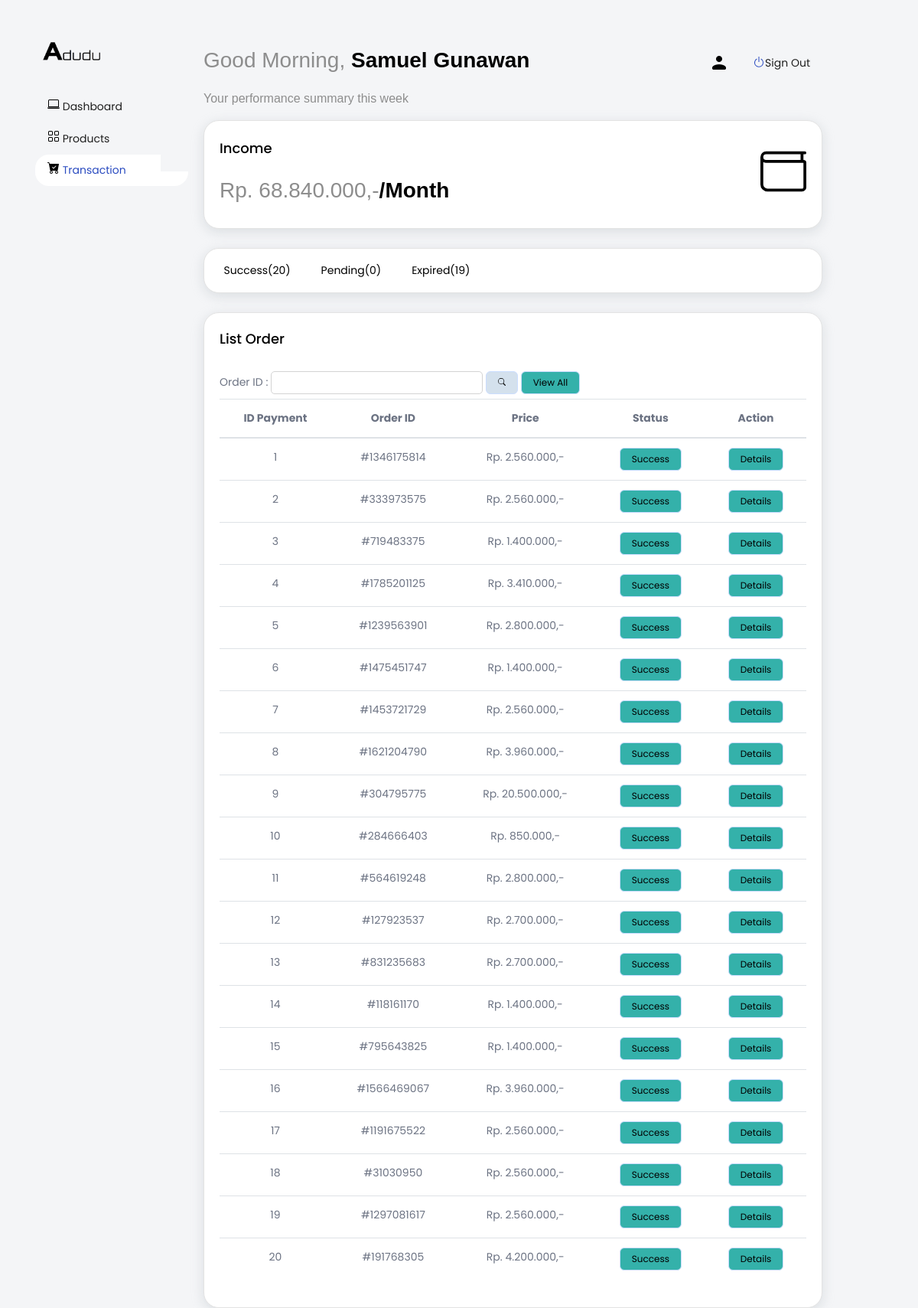
The app's page /admin/orders.php (signed in) with its own data.
### tables this page shows
CREATE TABLE `users` (
  `id_user` int(16) NOT NULL,
  `username` varchar(100) NOT NULL,
  `email` varchar(100) NOT NULL,
  `nama` varchar(100) NOT NULL,
  `tanggal_lahir` date NOT NULL,
  `password` varchar(100) NOT NULL,
  `roles` varchar(100) NOT NULL,
  `first_name` varchar(255) NOT NULL,
  `last_name` varchar(255) NOT NULL
);

CREATE TABLE `payment` (
  `id` int(11) NOT NULL,
  `status_code` varchar(3) NOT NULL,
  `status_message` varchar(50) NOT NULL,
  `transaction_id` varchar(100) NOT NULL,
  `order_id` varchar(10) NOT NULL,
  `gross_amount` decimal(20,2) NOT NULL,
  `payment_type` varchar(40) NOT NULL,
  `transaction_time` datetime NOT NULL,
  `transaction_status` varchar(40) NOT NULL,
  `bank` varchar(40) NOT NULL,
  `va_number` varchar(40) NOT NULL,
  `fraud_status` varchar(40) NOT NULL,
  `pdf_url` varchar(200) NOT NULL,
  `finish_redirect_url` varchar(200) NOT NULL,
  `bill_key` varchar(20) NOT NULL,
  `biller_code` varchar(5) NOT NULL
);

### admin/orders.php (the view, shortened to what this page needs)
<?php
require_once("../controller/connection.php");
if (!isset($_SESSION['active'])) {
    header('Location: ../index.php');
} else {
    $id_user = $_SESSION['active'];
    $stmt = $conn->prepare("SELECT * FROM users WHERE id_user=$id_user");
    $stmt->execute();
    $admin = $stmt->get_result()->fetch_assoc();
}
$stmt = $conn->prepare("SELECT * FROM payment where transaction_status = 'settlement'");
$stmt->execute();
$payment_success = $stmt->get_result()->fetch_all(MYSQLI_ASSOC);
$stmt = $conn->prepare("SELECT * FROM payment where transaction_status = 'pending'");
$stmt->execute();
$payment_pending = $stmt->get_result()->fetch_all(MYSQLI_ASSOC);
$stmt = $conn->prepare("SELECT * FROM payment where transaction_status = 'expire'");
$stmt->execute();
$payment_expire = $stmt->get_result()->fetch_all(MYSQLI_ASSOC);
$stmt = $conn->prepare("SELECT sum(gross_amount) as 'total' FROM payment where transaction_status = 'settlement'");
$stmt->execute();
$amount_total = $stmt->get_result()->fetch_assoc();
?>
<!DOCTYPE html>
<html lang="en">
<head>
    <?php require_once("./section/connection_head.php") ?>
    <link rel="stylesheet" href="style.css">
</head>
<body class="main-layout" style="background-color: #f4f5f7;">
    <div class="row">
        <div class="col-lg-2">
            <div class="header_section" style="min-height: 100vh; background-color: transparent;">
                <div class="container">
                    <div class="d-flex flex-column flex-shrink-0 p-3 bg-light">
                        <a href="./index.php" class="d-flex align-items-center mb-3 mb-md-0 me-md-auto link-dark text-decoration-none">
                            <span class="fs-4"><img src="../images/logo.png" alt="" style="width: 8vw;"></span>
                        </a>
                        <ul class="nav nav-pills flex-column mb-auto" style="width: 200px;">
                            <li>
                                <a href="./index.php" class="nav-link link-dark">
                                    <svg class="bi me-2" width="16" height="16">
                                        <use xlink:href="#dashboard_svg" />
                                    </svg>
                                    Dashboard
                                </a>
                            </li>
                            <li>
                                <a href="./product.php" class="nav-link link-dark">
                                    <svg class="bi me-2" width="16" height="16">
                                        <use xlink:href="#grid" />
                                    </svg>
                                    Products
                                </a>
                            </li>
                            <li>
                                <a href="./orders.php" class="nav-link link-dark active">
                                    <svg class="bi me-2" width="16" height="16">
                                        <use xlink:href="#cart" />
                                    </svg>
                                    Transaction
                                </a>
                            </li>
                        </ul>
                    </div>
                </div>
            </div>
        </div>
        <div class="col-lg-10">
            <div class="navbar-menu-wrapper d-flex align-items-top justify-content-between">
                <div class="navbar-nav">
                    <div class="nav-item font-weight-semibold d-none d-lg-block ms-0">
                        <h1 class="welcome-text">Good Morning, <span class="text-black fw-bold"><?= $admin['nama'] ?></span></h1>
                        <h3 class="welcome-sub-text">Your performance summary this week </h3>
                    </div>
                </div>
                <div class="ms-auto d-flex align-items-center">
                    <div class="nav-item dropdown d-none d-lg-block user-dropdown">
                        <a class="nav-link" id="UserDropdown" href="#" data-bs-toggle="dropdown" aria-expanded="false">
                            <img class="img-xs rounded-circle" src="../images/user_24px_black.png" alt="Profile image">
                        </a>
                    </div>
                    <div class="nav-item dropdown d-none d-lg-block user-dropdown">
                        <a class="nav-link" id="UserDropdown" href="../logout.php" style="display: flex; align-items: center; flex-direction: row;">
                            <svg xmlns="http://www.w3.org/2000/svg" width="16" height="16" fill="currentColor" class="bi bi-power" viewBox="0 0 16 16" style="color: #2a4bc0;">
                                <path d="M7.5 1v7h1V1h-1z" />
                                <path d="M3 8.812a4.999 4.999 0 0 1 2.578-4.375l-.485-.874A6 6 0 1 0 11 3.616l-.501.865A5 5 0 1 1 3 8.812z" />
                            </svg>
                            <span style="margin-top: 0.5vh;">
                                Sign Out
                            </span>
                        </a>
                    </div>
                </div>
            </div>
            <div class="navbar-menu-wrapper">
                <div class="d-flex">
                    <div class="card" style="width: 100%;">
                        <div class="card-body">
                            <div class="d-flex justify-content-between align-items-center">
                                <div>
                                    <div class="card-title">Income</div>
                                    <div class="welcome-text"><?= "Rp. " . number_format($amount_total['total'], 0, ',', '.') . ",-" ?><span class="fw-bold text-black">/Month</span></div>
                                </div>
                                <div>
                                    <svg class="bi me-2" width="60" height="60">
                                        <use xlink:href="#wallet" />
                                    </svg>
                                </div>
                            </div>
                        </div>
                    </div>
                </div>
                <br>
                <div class="card">
                    <nav class="navbar navbar-expand-lg navbar-light bg-light">
                        <div class="collapse navbar-collapse" id="navbarNavAltMarkup" style="padding-left: 0;">
                            <div class="navbar-nav">
                                <div class="nav-item nav-link" onclick="success()" style="font-size: 14px; cursor: pointer;">Success(<?= count($payment_success) ?>)</div>
                                <div class="nav-item nav-link" onclick="pending()" style="font-size: 14px; cursor: pointer;">Pending(<?= count($payment_pending) ?>)</div>
                                <div class="nav-item nav-link" onclick="expire()" style="font-size: 14px; cursor: pointer;">Expired(<?= count($payment_expire) ?>)</div>
                            </div>
                        </div>
                    </nav>
                </div>
                <br>
                <div class="card">
                    <div class="card-body">
                        <h4 class="card-title">List Order</h4>
                        <div class="dashboard_btn">
                            <label for="searchID">Order ID : </label>
                            <input type="number" name="searchID" id="searchID" style="border: 1px solid lightgray; border-radius: 5px;">
                            <button class='btn btn-secondary' onclick="searchBtn()" style='margin:0; background-color: #d4e1ed;'>
                                <svg class="bi me-2" width="10" height="10">
                                    <use xlink:href="#search" />
                                </svg>
                            </button>
                            <button class='btn btn-success' onclick="viewAll()" style='margin:0; background-color: #34B1AA;'>View All</button>
                        </div>
                        <div class="table-responsive" id="tableUpdate">
                            <table class="table table-hover" style="text-align: center;">
                                <thead>
                                    <tr>
                                        <th>ID Payment</th>
                                        <th>Order ID</th>
                                        <th>Price</th>
                                        <th>Status</th>
                                        <th>Action</th>
                                    </tr>
                                </thead>
                                <tbody class="dashboard_btn">
                                    <?php foreach ($payment_success as $key => $value) { ?>
                                        <tr>
                                            <td><?= ($key+1) ?></td>
                                            <td>#<?= $value['order_id'] ?></td>
                                            <td><?= "Rp. " . number_format($value['gross_amount'], 0, ',', '.') . ",-" ?></td>
                                            <td>
                                                <?php
                                                    if ($value['transaction_status'] == "settlement"){
                                                        echo "<button class='btn btn-success' style='cursor: default; margin:0; background-color: #34B1AA;'>Success</button>";
                                                    }
                                                ?>
                                            </td>
                                            <td>
                                                <button class='btn btn-success' id="<?= $value['id'] ?>" onclick="showDetail(this)" style='margin:0; background-color: #34B1AA;'>Details</button>
                                            </td>
                                        </tr>
                                    <?php } ?>
                                </tbody>
                            </table>
                        </div>
                    </div>
                </div>
            </div>
        </div>
    </div>
</body>
</html>

### css/style.css (style rules this page uses)
* { -webkit-transition: ease all 0.5s; -moz-transition: ease all 0.5s; transition: ease all 0.5s; }
*, *::after, *::before { -webkit-box-sizing: border-box !important; -moz-box-sizing: border-box !important; box-sizing: border-box !important; }
html, body { height: 100%; min-height: 100%; overflow-x: hidden; }
html { scroll-behavior: smooth!important; }
body { color: #666; font-family: Poppins; font-size: 14px; font-weight: normal; line-height: 1.8; }
a { color: #1f1f1f; outline: none !important; text-decoration: none !important; }
a, .btn { -webkit-transition: all 0.3s ease-in-out 0s; -moz-transition: all 0.3s ease-in-out 0s; -ms-transition: all 0.3s ease-in-out 0s; -o-transition: all 0.3s ease-in-out 0s; transition: all 0.3s ease-in-out 0s; }
h1, h2, h3, h4, h5, h6 { color: #111; font-weight: normal; letter-spacing: 0; line-height: normal; margin: 0; padding-bottom: 10px; position: relative; }
h1 { font-size: 24px; }
h3 { font-size: 18px; }
h4 { font-size: 16px; }
ul, li, ol { list-style: none; margin: 0px; padding: 0px; }
button { cursor: pointer; border: 0; margin: 0; padding: 0; }
.flex-column { flex-flow: column; }
.navbar-light .navbar-nav .nav-link { color: #000; font-size: 16pt; }
.bg-light { background-color: transparent !important; }
.navbar.navbar-expand-lg.navbar-light { padding-left: 0; padding-right: 0; }
.carousel-inner, .carousel, .carousel-item, .container, .fill { width: 100%; height: 100%; background-position: center center; background-size: cover; }

### css/responsive.css (style rules this page uses)
@media (min-width: 576px) { .navbar-expand-lg .navbar-nav .nav-link { padding-left: 0rem !important; padding-right: 0rem !important; } }
@media (min-width: 576px) { .navbar-nav { flex-wrap: wrap; padding-top: 20px; } }
@media (min-width: 768px) { .navbar-expand-lg .navbar-nav .nav-link { padding-right: 2rem !important; } }
@media (min-width: 992px) { img { max-width: 90%; } }
@media (min-width: 992px) { .btn { font-size: 0.9rem; } }
@media (min-width: 992px) { .navbar-light .navbar-nav .nav-link { font-size: 14pt; } }
@media (min-width: 992px) { .navbar-expand-lg .navbar-nav .nav-link { padding-left: 1.5rem !important; padding-right: 0.9rem !important; } }
@media (min-width: 992px) { #navbarNavAltMarkup { padding-left: 6rem; } }
@media (min-width: 992px) { .navbar-nav { padding-top: 0; } }
@media (min-width: 1200px) { img { max-width: 100%; height: auto; } }
@media (min-width: 1200px) { .btn { font-size: 1rem; } }
@media (min-width: 1200px) { .navbar-light .navbar-nav .nav-link { font-size: 16pt; } }
@media (min-width: 1200px) { .navbar-expand-lg .navbar-nav .nav-link { padding-left: 1.6rem !important; padding-right: 0.9rem !important; } }
@media (min-width: 1200px) { #navbarNavAltMarkup { padding-left: 8rem; } }

### admin/style.css (style rules this page uses)
.nav-pills .nav-link.active { background-color: #ffffff; border-radius: 1.5vw; color: #2a4bc0; }
.welcome-text { font-family: "Manrope", sans-serif; font-style: normal; font-weight: normal; font-size: 28px; line-height: 38px; color: #8D8D8D; margin-bottom: 10px; }
.text-black { color: #000000 }
.fw-bold { font-weight: 700 !important; }
.welcome-sub-text { font-family: "Manrope", sans-serif; font-style: normal; font-weight: normal; font-size: 16px; line-height: 22px; color: #8D8D8D; margin-bottom: 0; }
.navbar-menu-wrapper { background: #F4F5F7; transition: width 0.25s ease; color: #6C7383; padding-left: 3.5rem; padding-top: 30px; padding-bottom: 25px; width: calc(100% - 5rem); height: 97px; }
.card { box-shadow: 0 0 0 0 rgb(90 113 208 / 11%), 0 4px 16px 0 rgb(167 175 183 / 33%); transition: background 0.25s ease; position: relative; display: flex; flex-direction: column; min-width: 0; word-wrap: break-word; background-color: #fff; background-clip: border-box; border: 1px solid #e3e3e3; border-radius: 20px; }
.dashboard_btn button { padding: 8px 15px; border: 1px solid #CADDFF; box-sizing: border-box; border-radius: 6px; color: #000000; font-weight: 400; font-size: 12px; line-height: 12px; margin-bottom: 12px; margin-right: 12px; align-items: center; }
.card-title { color: #010101; margin-bottom: 1.2rem; text-transform: capitalize; font-size: 1.125rem; font-weight: 500; }
.row { flex-shrink: 0; width: 100%; max-width: 100%; padding-right: 15px; padding-left: 15px; margin-top: 30px; }

### records on screen
users: nama "Samuel Gunawan"
payment: order "1346175814", gross_amount "2.560.000", transaction_status "Success"
payment: order "333973575", gross_amount "2.560.000", transaction_status "Success"
payment: order "719483375", gross_amount "1.400.000", transaction_status "Success"
payment: order "1785201125", gross_amount "3.410.000", transaction_status "Success"
payment: order "1239563901", gross_amount "2.800.000", transaction_status "Success"
payment: order "1475451747", gross_amount "1.400.000", transaction_status "Success"
payment: order "1453721729", gross_amount "2.560.000", transaction_status "Success"
payment: order "1621204790", gross_amount "3.960.000", transaction_status "Success"
payment: order "304795775", gross_amount "20.500.000", transaction_status "Success"
payment: order "284666403", gross_amount "850.000", transaction_status "Success"
payment: order "564619248", gross_amount "2.800.000", transaction_status "Success"
payment: order "127923537", gross_amount "2.700.000", transaction_status "Success"
payment: order "831235683", gross_amount "2.700.000", transaction_status "Success"
payment: order "118161170", gross_amount "1.400.000", transaction_status "Success"
payment: order "795643825", gross_amount "1.400.000", transaction_status "Success"
payment: order "1566469067", gross_amount "3.960.000", transaction_status "Success"
payment: order "1191675522", gross_amount "2.560.000", transaction_status "Success"
payment: order "31030950", gross_amount "2.560.000", transaction_status "Success"
payment: order "1297081617", gross_amount "2.560.000", transaction_status "Success"
payment: order "191768305", gross_amount "4.200.000", transaction_status "Success"

### other values on screen
$amount_total['total'] "68.840.000"
count($payment_success) "20"
count($payment_pending) "0"
count($payment_expire) "19"
